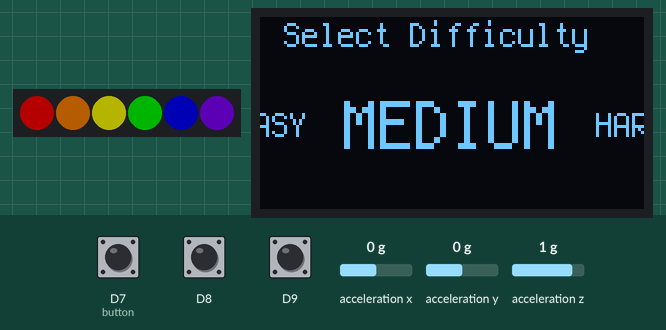
Simulated run of this program. Board: CircuitPython board. Parts: 6 RGB LEDs in strip order, left to right, 128×64 one-colour display. The test bench sets the inputs (shaded band); at power-on: D7 (button) HIGH, acceleration x 0 g, D8 HIGH, D9 HIGH, acceleration y 0 g, acceleration z 1 g. Dim RGB values are drawn brighter than linear; random numbers come from a fixed seed; what the program prints to the serial console is not drawn.

Above: at 6.0 s.
6.1 s: D7 (button) pulled LOW for 0.15 s
At 7.8 s:
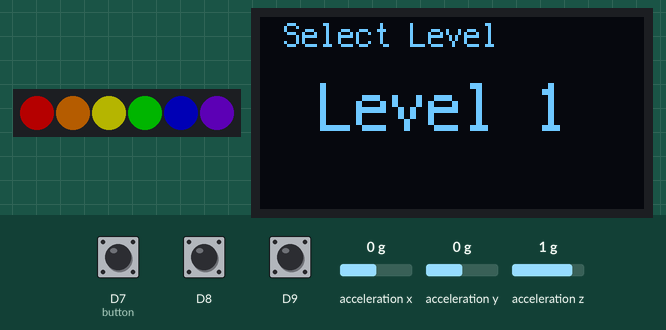
8.1 s: D7 (button) pulled LOW for 1 s
At 10.6 s:
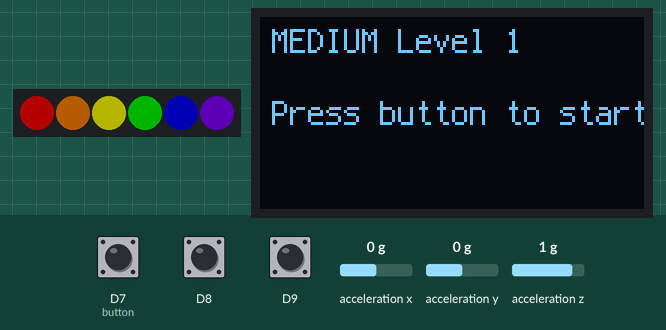
11.0 s: D7 (button) pulled LOW for 0.15 s
At 11.9 s:
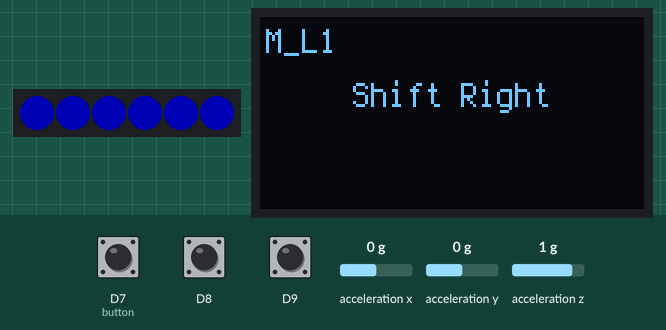
14.1 s: acceleration x set to -1.4 g
At 15.8 s:
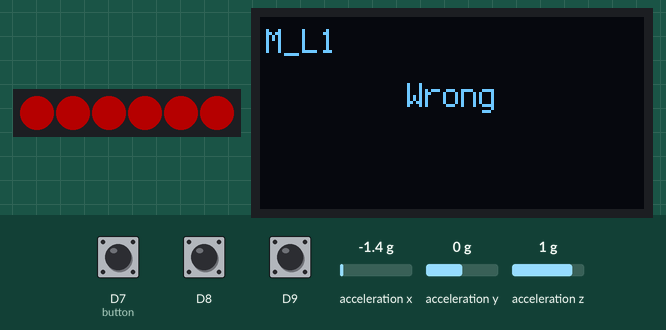
20.1 s: acceleration x set to -0.8 g
Timing chart, 0 to 24.0 s (numbered marks = the images above; inputs shaded):
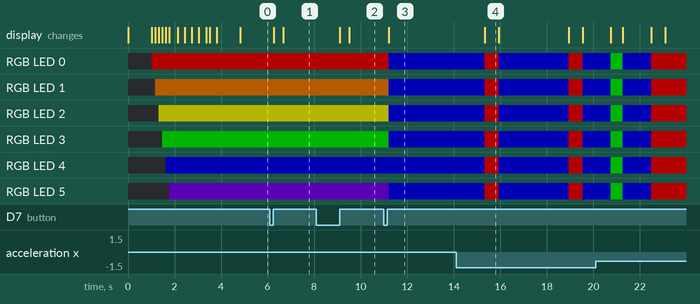

The program:

code.py
```python
import time

import hardware
import config
import display_ui
import game_core

FIRST_BOOT = True

def main_game_loop():
    """Main loop for difficulty/level selection and running the game."""
    global FIRST_BOOT

    # --- Startup ---
    if FIRST_BOOT:
        display_ui.startup_pixels()
        display_ui.startup_loading_bar()
        FIRST_BOOT = False

    display_ui.show_lines(["Shift Quest", "", "Rotate to choose", "Press to confirm"])
    time.sleep(1)

    # --- Game Flow ---
    while True:
        difficulty = display_ui.select_difficulty(list(config.DIFFICULTY_CONFIG.keys()))
        display_ui.show_lines([f"Selected: {difficulty}", ""])
        time.sleep(0.4)

        level = display_ui.select_level()
        display_ui.show_lines([f"Start {difficulty} L{level}", "", "(auto start)"])
        time.sleep(0.4)

        game_core.run_level(difficulty, level)

# Initialization and Execution
if __name__ == "__main__":
    hw_components = hardware.init_hardware()

    display_ui.setup_ui(hw_components)
    game_core.setup_core(hw_components)

    main_game_loop()
```

hardware.py
```python
import board
import busio
import digitalio
import neopixel
import displayio
import i2cdisplaybus
import adafruit_displayio_ssd1306
import adafruit_adxl34x
import terminalio
from rotary_encoder import RotaryEncoder

import config

def init_hardware():
    """Initializes all hardware components and returns them in a dictionary."""

    i2c = busio.I2C(board.SCL, board.SDA)

    accelerometer = adafruit_adxl34x.ADXL345(i2c)

    displayio.release_displays()
    display_bus = i2cdisplaybus.I2CDisplayBus(i2c, device_address=0x3C)
    display = adafruit_displayio_ssd1306.SSD1306(
        display_bus,
        width=config.OLED_WIDTH,
        height=config.OLED_HEIGHT
    )
    main_group = displayio.Group()
    display.root_group = main_group
    FONT = terminalio.FONT

    encoder = RotaryEncoder(
        board.D9,
        board.D8,
        debounce_ms=3,
        pulses_per_detent=config.PULSES_PER_DETENT
    )

    button = digitalio.DigitalInOut(board.D7)
    button.direction = digitalio.Direction.INPUT
    button.pull = digitalio.Pull.UP

    pixels = neopixel.NeoPixel(
        board.D6,
        config.NEOPIXEL_COUNT,
        brightness=config.NEOPIXEL_BRIGHTNESS,
        auto_write=True
    )

    return {
        "accelerometer": accelerometer,
        "display": display,
        "main_group": main_group,
        "FONT": FONT,
        "encoder": encoder,
        "button": button,
        "pixels": pixels,
    }
```

config.py
```python
PULSES_PER_DETENT = 3
OLED_WIDTH = 128
OLED_HEIGHT = 64

NEOPIXEL_PIN = 6  # board.D6
NEOPIXEL_COUNT = 6
NEOPIXEL_BRIGHTNESS = 0.25

PIXEL_COLORS = [
    (255, 0, 0),    # Red
    (255, 128, 0),  # Orange
    (255, 255, 0),  # Yellow
    (0, 255, 0),    # Green
    (0, 0, 255),    # Blue
    (128, 0, 255)   # Purple
]
BLUE = (0, 0, 255)
GREEN = (0, 255, 0)
RED = (255, 0, 0)

DIFFICULTY_CONFIG = {
    "EASY": {
        "moves": ["Shift Left", "Shift Right", "Shift Forward", "Shift Backward"],
        "base_reaction": 4.0,
        "base_shift_threshold": 1.5,
        "mistakes_allowed": 4,
        "twist_detents_needed": None,
    },
    "MEDIUM": {
        "moves": ["Shift Left", "Shift Right", "Shift Forward", "Shift Backward", "Twist"],
        "base_reaction": 3.0,
        "base_shift_threshold": 2.0,
        "mistakes_allowed": 3,
        "twist_detents_needed": 1,
    },
    "HARD": {
        "moves": ["Shift Left", "Shift Right", "Shift Forward", "Shift Backward", "Twist"],
        "base_reaction": 2.0,
        "base_shift_threshold": 2.6,
        "mistakes_allowed": 1,
        "twist_detents_needed": 2,
    }
}
```

display_ui.py
```python
import time
import displayio
from adafruit_display_text import label
from rotary_encoder import RotaryEncoder

import config

display = None
main_group = None
FONT = None
pixels = None
encoder = None
button = None
OLED_WIDTH = config.OLED_WIDTH
OLED_HEIGHT = config.OLED_HEIGHT

def setup_ui(hw):
    global display, main_group, FONT, pixels, encoder, button
    display = hw["display"]
    main_group = hw["main_group"]
    FONT = hw["FONT"]
    pixels = hw["pixels"]
    encoder = hw["encoder"]
    button = hw["button"]

def clear_group():
    """Removes all objects from the main display group."""
    while len(main_group) > 0:
        main_group.pop()

def display_refresh():
    """Forces the display to update."""
    display.refresh()

def text_width(text, scale=1):
    """Calculates the pixel width of a text string (based on terminalio.FONT)."""
    return len(text) * 6 * scale

def show_center_text(text, scale=1, top_left_tag=None):
    """Displays text centered on the screen, optionally with a tag in the top-left corner."""
    clear_group()
    if top_left_tag:
        lbl_tag = label.Label(FONT, text=top_left_tag, x=2, y=8)
        main_group.append(lbl_tag)

    w = text_width(text, scale)
    x = max(0, (OLED_WIDTH - w)//2)
    y = OLED_HEIGHT//2 - (6 * scale)

    lbl = label.Label(FONT, text=text, x=x, y=y, scale=scale)
    main_group.append(lbl)
    display_refresh()

def show_lines(lines):
    """Displays a list of text lines, vertically spaced."""
    clear_group()
    y = 8
    for ln in lines:
        lbl = label.Label(FONT, text=ln, x=4, y=y)
        main_group.append(lbl)
        y += 12
    display_refresh()

def show_command_with_header(command_text, difficulty_short, level):
    """Displays the game command with a level/difficulty header."""
    tag = f"{difficulty_short}_L{level}"
    show_center_text(command_text, scale=1, top_left_tag=tag)


def startup_pixels():
    """Six NeoPixels turn on one-by-one."""
    pixels.fill((0, 0, 0))
    for i in range(config.NEOPIXEL_COUNT):
        pixels[i] = config.PIXEL_COLORS[i]
        time.sleep(0.15)
    time.sleep(0.2)

def startup_loading_bar():
    clear_group()
    bar_width = 100
    bar_height = 10
    bar_x = (OLED_WIDTH - bar_width) // 2
    bar_y = (OLED_HEIGHT - bar_height) // 2

    bar_bitmap = displayio.Bitmap(bar_width, bar_height, 2)
    palette = displayio.Palette(2)
    palette[0] = 0x000000
    palette[1] = 0xFFFFFF

    bar_tile = displayio.TileGrid(bar_bitmap, pixel_shader=palette, x=bar_x, y=bar_y)
    main_group.append(bar_tile)

    display_refresh()

    for w in range(bar_width):
        for h in range(bar_height):
            bar_bitmap[w, h] = 1
        display_refresh()
        time.sleep(0.01)

    time.sleep(0.3)

# Onboarding
def select_difficulty(options):
    current_index = 1

    def refresh():
        clear_group()
        main_group.append(label.Label(FONT, text="Select Difficulty", x=8, y=6))

        spacing = 12
        x = 0
        total_w = sum(text_width(word, 2 if i == current_index else 1) for i, word in enumerate(options)) + spacing * (len(options) - 1)
        start_x = (OLED_WIDTH - total_w)//2
        x = start_x

        for i, word in enumerate(options):
            scale = 2 if i == current_index else 1
            lbl = label.Label(FONT, text=word, x=x, y=36, scale=scale)
            main_group.append(lbl)
            x += text_width(word, scale) + spacing

        display_refresh()

    refresh()
    pulse_buffer = 0

    while True:
        diff = encoder.update()
        if diff != 0:
            pulse_buffer += diff
            if abs(pulse_buffer) >= config.PULSES_PER_DETENT:
                detents = int(pulse_buffer / config.PULSES_PER_DETENT)
                new_index = (current_index - detents) % len(options)
                if new_index != current_index:
                    current_index = new_index
                    refresh()
                pulse_buffer -= detents * config.PULSES_PER_DETENT

        if not button.value:
            time.sleep(0.15)
            while not button.value: time.sleep(0.01)
            return options[current_index]

        time.sleep(0.004)

def select_level():
    ENCODER_DIRECTION = 1
    current_level = 1

    def refresh():
        clear_group()
        main_group.append(label.Label(FONT, text="Select Level", x=8, y=6))
        main_group.append(label.Label(FONT, text=f"Level {current_level}", x=20, y=30, scale=2))
        display_refresh()

    refresh()
    pulse_buffer = 0

    while True:
        diff = encoder.update()

        if diff:
            pulse_buffer += diff

            if pulse_buffer >= config.PULSES_PER_DETENT:
                current_level += 1
                current_level = min(current_level, 10)
                pulse_buffer -= config.PULSES_PER_DETENT
                refresh()

            elif pulse_buffer <= -config.PULSES_PER_DETENT:
                current_level -= 1
                current_level = max(current_level, 1)
                pulse_buffer += config.PULSES_PER_DETENT
                refresh()

        if not button.value:
            time.sleep(0.15)
            while not button.value:
                time.sleep(0.01)
            return current_level

        time.sleep(0.004)
```

game_core.py
```python
import time
import random

import config

accelerometer = None
encoder = None
button = None
pixels = None

# ----------------- Accelerometer calibration -----------------
X0 = 0.0
Y0 = 0.0
Z0 = 0.0

def setup_core(hw):
    """Setup hardware globals and calibrate accelerometer."""
    global accelerometer, encoder, button, pixels, X0, Y0, Z0
    accelerometer = hw["accelerometer"]
    encoder = hw["encoder"]
    button = hw["button"]
    pixels = hw["pixels"]

    # Calibrate accelerometer offsets
    samples = 50
    sum_x = sum_y = sum_z = 0.0
    for _ in range(samples):
        ax, ay, az = accelerometer.acceleration
        sum_x += ax
        sum_y += ay
        sum_z += az
        time.sleep(0.02)
    X0 = sum_x / samples
    Y0 = sum_y / samples
    Z0 = sum_z / samples
    print(f"Accelerometer calibrated: X0={X0:.2f}, Y0={Y0:.2f}, Z0={Z0:.2f}")

def params_for(difficulty, level):
    cfg = config.DIFFICULTY_CONFIG[difficulty]
    level = max(1, min(10, level))
    reaction = max(0.8, cfg["base_reaction"] - (level - 1) * 0.12)

    base_t = cfg["base_shift_threshold"]
    if difficulty == "EASY":
        tilt_threshold = max(0.8, base_t - (level - 1) * 0.06)
    elif difficulty == "MEDIUM":
        tilt_threshold = max(1.0, base_t - (level - 1) * 0.08)
    else:
        tilt_threshold = base_t + (level - 1) * 0.05

    return {
        "moves": cfg["moves"],
        "reaction_time": reaction,
        "shift_threshold": tilt_threshold,
        "noise_threshold": 0.12,
        "mistakes_allowed": cfg["mistakes_allowed"],
        "twist_detents_needed": cfg["twist_detents_needed"],
        "score_to_win": 6
    }


def wait_for_gesture(timeout, target, params):
    start = time.monotonic()

    def back_to_neutral(t=1.2):
        t0 = time.monotonic()
        while time.monotonic() - t0 < t:
            ax, ay, az = accelerometer.acceleration
            ax -= X0
            ay -= Y0
            if abs(ax) < params["noise_threshold"] and abs(ay) < params["noise_threshold"]:
                return True
            time.sleep(0.03)
        return False

    twist_count = 0
    local_buf = 0

    while time.monotonic() - start < timeout:
        if target == "Twist":
            diff = encoder.update()
            if diff:
                local_buf += diff
                if abs(local_buf) >= config.PULSES_PER_DETENT:
                    det = int(local_buf / config.PULSES_PER_DETENT)
                    twist_count += abs(det)
                    local_buf -= det * config.PULSES_PER_DETENT

            needed = params["twist_detents_needed"]
            if needed and twist_count >= needed:
                back_to_neutral(0.6)
                return "Twist"

            time.sleep(0.02)
            continue

        x, y, z = accelerometer.acceleration
        x -= X0
        y -= Y0

        x = 0 if abs(x) < params["noise_threshold"] else x
        y = 0 if abs(y) < params["noise_threshold"] else y

        if x > params["shift_threshold"]:
            back_to_neutral()
            return "Shift Right"
        if x < -params["shift_threshold"]:
            back_to_neutral()
            return "Shift Left"
        if y > params["shift_threshold"]:
            back_to_neutral()
            return "Shift Forward"
        if y < -params["shift_threshold"]:
            back_to_neutral()
            return "Shift Backward"

        time.sleep(0.03)

    return None

import display_ui

def run_level(difficulty, level):
    p = params_for(difficulty, level)

    MOVES = p["moves"]
    REACTION = p["reaction_time"]
    MISTAKES_ALLOWED = p["mistakes_allowed"]
    SCORE_TO_WIN = p["score_to_win"]

    display_ui.show_lines([f"{difficulty} Level {level}", "", "Press button to start"])
    while button.value:
        time.sleep(0.01)
    time.sleep(0.2)
    while not button.value:
        time.sleep(0.01)

    pixels.fill(config.BLUE)
    score = 0
    mistakes = 0

    while True:
        # Game over
        if mistakes >= MISTAKES_ALLOWED:
            pixels.fill(config.RED)
            display_ui.show_lines(["GAME OVER", f"Score: {score}", "", "Press button"])
            while button.value: time.sleep(0.02)
            while not button.value: time.sleep(0.02)
            return False

        # Win
        if score >= SCORE_TO_WIN:
            pixels.fill(config.GREEN)
            display_ui.show_lines(["YOU WIN!!", f"Score: {score}", "", "Press button"])
            while button.value: time.sleep(0.02)
            while not button.value: time.sleep(0.02)
            return True

        # Next move
        target = random.choice(MOVES)
        short = difficulty[0]
        display_ui.show_command_with_header(target, short, level)

        act = wait_for_gesture(REACTION, target, p)

        if act is None:
            pixels.fill(config.RED)
            display_ui.show_command_with_header("Too Slow", short, level)
            mistakes += 1
            time.sleep(0.6)
            pixels.fill(config.BLUE)
            continue

        if act == target:
            pixels.fill(config.GREEN)
            display_ui.show_command_with_header("Good!", short, level)
            score += 1
            time.sleep(0.5)
        else:
            pixels.fill(config.RED)
            display_ui.show_command_with_header("Wrong", short, level)
            mistakes += 1
            time.sleep(0.6)

        pixels.fill(config.BLUE)
```

rotary_encoder.py
```python
import time
import digitalio

class RotaryEncoder:
    """
    RotaryEncoder(pin_a, pin_b, *, pull=digitalio.Pull.UP, debounce_ms=3, pulses_per_detent=4)

    - pin_a, pin_b: board pin objects (e.g. board.D1, board.D0)
    - debounce_ms: stable time (ms) before accepting a new state
    - pulses_per_detent: number of encoder edges per visible detent. Set to 1 if you want
      raw edges, or to 4 for many encoders so 1 detent == 1 step.
    """

    # Quadrature Table
    _TRANSITIONS = {
        0b0001:  1,
        0b0011:  1,
        0b0111:  1,
        0b0100: -1,
        0b1110:  1,
        0b1101: -1,
        0b1000:  1,
        0b1011: -1,
        }

    def __init__(self, pin_a, pin_b, *, pull=digitalio.Pull.UP, debounce_ms=3, pulses_per_detent=3):
        self._a = digitalio.DigitalInOut(pin_a)
        self._a.switch_to_input(pull=pull)
        self._b = digitalio.DigitalInOut(pin_b)
        self._b.switch_to_input(pull=pull)

        self._debounce_ms = max(1, int(debounce_ms))
        self._pulses_per_detent = max(1, int(pulses_per_detent))

        self._last_raw = (self._a.value, self._b.value)
        self._last_stable = self._last_raw
        self._last_change_time = time.monotonic() * 1000.0

        self._last_q = (1 if self._last_stable[0] else 0) << 1 | (1 if self._last_stable[1] else 0)

        self._position_raw = 0
        self._position = 0
        self._delta_accum = 0

    @staticmethod
    def _pack(state):

        return (1 if state[0] else 0) << 1 | (1 if state[1] else 0)

    def _read_raw(self):
        return (self._a.value, self._b.value)

    def update(self):
        now = time.monotonic() * 1000.0
        raw = self._read_raw()
        if raw != self._last_raw:

            self._last_raw = raw
            self._last_change_time = now
            return False

        if raw != self._last_stable and (now - self._last_change_time) >= self._debounce_ms:
            prev_q = self._last_q
            self._last_stable = raw
            curr_q = self._pack(raw)
            self._last_q = curr_q

            key = (prev_q << 2) | curr_q
            move = self._TRANSITIONS.get(key, 0)


            if move == 0:
                diff = (curr_q - prev_q) % 4
                if diff == 1:
                    move = 1
                elif diff == 3:
                    move = -1
                elif diff == 2:
                    move = 2 if ( (curr_q - prev_q) > 0 ) else -2

            if move != 0:
                self._position_raw += int(move)

                new_pos = self._position_raw // self._pulses_per_detent
                if new_pos != self._position:
                    delta = new_pos - self._position
                    self._position = new_pos
                    self._delta_accum += delta
                    return True
        return False

    @property
    def position(self):
        return self._position

    @property
    def position_raw(self):
        return self._position_raw

    def get_delta(self):
        d = self._delta_accum
        self._delta_accum = 0
        return d

    def reset(self, *, to_detent=None):
        if to_detent is None:
            self._position_raw = 0
            self._position = 0
        else:
            self._position = int(to_detent)
            self._position_raw = self._position * self._pulses_per_detent
        self._delta_accum = 0

    
```

Measured:
- after the input at 6.1 s, the display: first changes after 0.16 s (image 1 shows a later state)
- after the input at 8.1 s, the display: first changes after 1.0 s (image 2 shows a later state)
- after the input at 11.0 s, RGB LED 0: RGB(63, 0, 0) → RGB(0, 0, 63) after 0.21 s; RGB LED 1: RGB(63, 32, 0) → RGB(0, 0, 63) after 0.21 s; RGB LED 2: RGB(63, 63, 0) → RGB(0, 0, 63) after 0.21 s; RGB LED 3: RGB(0, 63, 0) → RGB(0, 0, 63) after 0.21 s; RGB LED 5: RGB(32, 0, 63) → RGB(0, 0, 63) after 0.21 s; the display: changes after 0.21 s (image 3)
- what the display in image 4 shows lasts 0.6 s, from 15.3 s to 15.9 s
